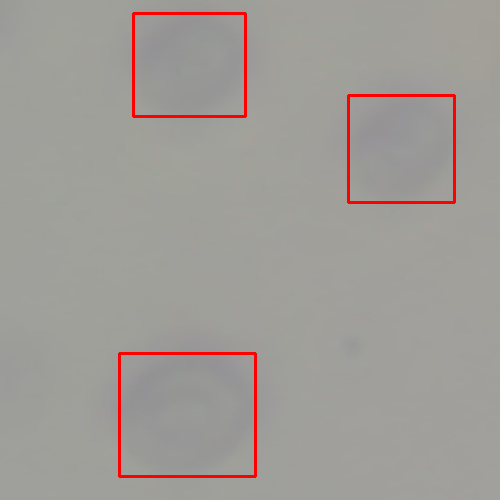
#> input picture exp20/img(76).png, 500 x 500 px
$ python find_center_1.py
#> lines starting #> are read from the running program, lines starting #| are printed output that depends on the picture; after the words box and inside, x2 and y2 are one past the last pixel; in counts of white or black regions, pixels touching at a corner belong together
# created by janice
# start at 2022/07/08

import cv2

path = "exp20/img(76).png"
point = []
def main(image_path):

#> called with image_path = 'exp20/img(76).png'
  ok = True
  while ok:
    image = cv2.imread(image_path)
#> image is the input picture: shape (500, 500, 3); mean B, G, R 151.2, 155.7, 159.9

    # 灰階
    gray = cv2.cvtColor(image, cv2.COLOR_BGR2GRAY)

    # 二值化
    ret, thr = cv2.threshold(gray, 50, 255, cv2.THRESH_OTSU)
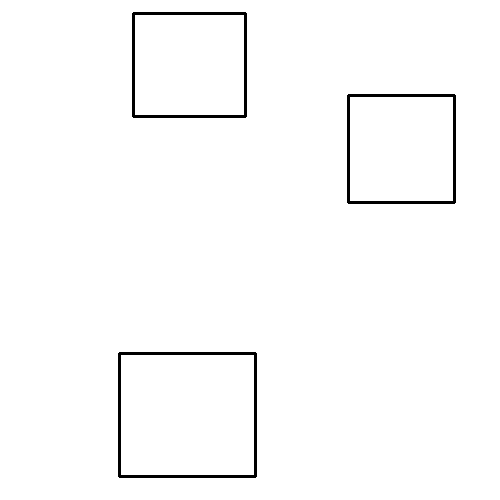
#> thr: shape (500, 500); 98.4% white; 3 black regions
#> ret = 76

    contours, hierarchy = cv2.findContours(thr, cv2.RETR_TREE, cv2.CHAIN_APPROX_SIMPLE)
#> contours = 7 contours; box (x1, y1, x2, y2) and area: (0, 0, 500, 500) 249001, (117, 351, 258, 479) 17772, (121, 355, 254, 475) 15708, (131, 11, 248, 119) 12404, (346, 93, 457, 205) 12202, (135, 15, 244, 115) 10692, (350, 97, 453, 201) 10506

    for i in range(len(contours)):
      if len(contours[i])==4 and contours[i][0][0].tolist() != [0, 0]:
        # print(len(contours[i]))
        # print(contours[i].shape)
        approx = cv2.approxPolyDP(contours[i], 20, True)
        cv2.drawContours(image,[approx], 0, (0,255,0), 1)

        con_list = contours[i].tolist()

        # [4 lines of commented-out code are left out]

        border = 5

        # left, right
        x_l, x_r = con_list[0][0][0]-border, con_list[2][0][0]+border

        # up, down
        y_u, y_d = con_list[0][0][1]-border, con_list[1][0][1]+border

        crop_img = image[y_u:y_d, x_l:x_r]
        cv2.imshow('dilation{}'.format(i), crop_img)

        gray1 = cv2.cvtColor(crop_img, cv2.COLOR_BGR2GRAY)
        ret, th1 = cv2.threshold(gray1, 175, 235, cv2.THRESH_BINARY)

        # dilation = cv2.dilate(th1 , kernel2, iterations = 2)
        # cv2.imshow('dilation{}'.format(i), dilation)

        thresh = cv2.threshold(th1, 0, 255, cv2.THRESH_BINARY_INV + cv2.THRESH_OTSU)[1]
        cv2.imshow('thresh{}'.format(i), thresh)

        contours2, hierarchy = cv2.findContours(thresh, cv2.RETR_EXTERNAL, cv2.CHAIN_APPROX_NONE)
        img_contour = cv2.drawContours(crop_img, contours2, -1, (0, 255, 0), 2)
        cv2.imshow('img_contour{}'.format(i), img_contour)

        # [8 lines of commented-out code are left out]

      else:
        continue
#> this loop made 7 passes
#> (con_list, x_l, x_r, y_u, y_d) on passes 3, 5, 7: ([[[121, 355]], [[121, 474]], [[253, 474]], [[253, 355]]], 116, 258, 350, 479), ([[[350, 97]], [[350, 200]], [[452, 200]], [[452, 97]]], 345, 457, 92, 205), ([[[135, 15]], [[135, 114]], [[243, 114]], [[243, 15]]], 130, 248, 10, 119)
#> pass 3, in main, `crop_img = image[y_u:y_d, x_l:x_r]`:
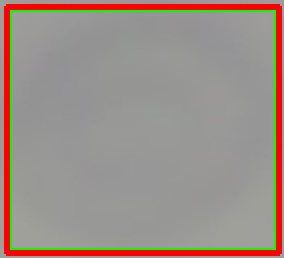
#> crop_img: shape (129, 142, 3) (shown 2 times larger); mean B, G, R 133.4, 141.9, 156.4
#> pass 3, in main, `gray1 = cv2.cvtColor(crop_img, cv2.COLOR_BGR2GRAY)`:
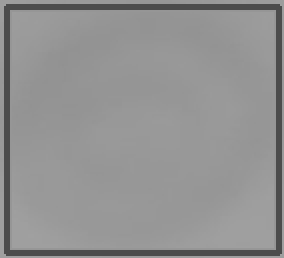
#> gray1: shape (129, 142) (shown 2 times larger); min 76, max 160, mean 145.3
#> after the loop:
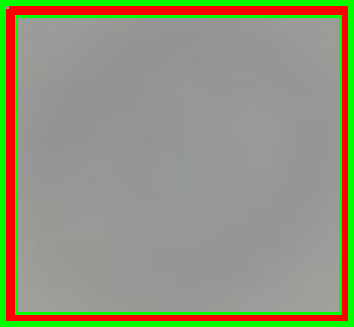
#> crop_img: shape (109, 118, 3) (shown 3 times larger); mean B, G, R 122.3, 149.5, 144.7
#> after the loop:
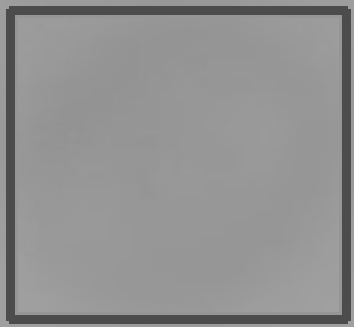
#> gray1: shape (109, 118) (shown 3 times larger); min 76, max 161, mean 144.1
#> after the loop:
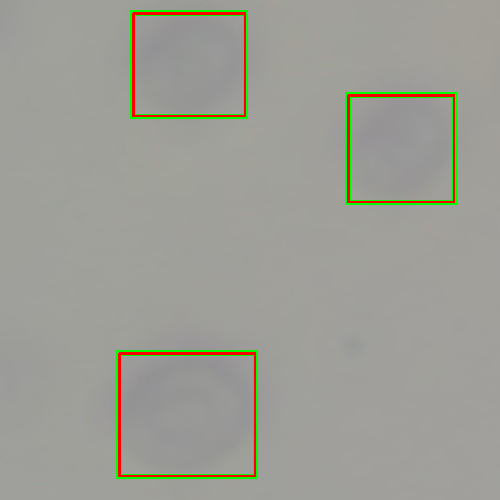
#> image: shape (500, 500, 3); 1.67% of pixels changed, all inside (x1, y1, x2, y2) = (116, 10, 457, 479)
#> after the loop: th1: shape (109, 118); every value is 0
#> after the loop: thresh: shape (109, 118); every value is 255

    for j in range(len(point)):
      font = cv2.FONT_HERSHEY_SIMPLEX
      text = '(' + str(point[j][0] + point[j][1]) + ',' + str(point[j][2] + point[j][3]) + ')'
      cv2.putText(image, text, (point[j][0] + point[j][1]+5, point[j][2] + point[j][3]-5), font, 0.5, (255 ,100 ,0), 1, cv2.LINE_AA)

    cv2.imshow('final_image'.format(i), image)
    cv2.waitKey(0)

    if cv2.waitKey(0) == 27:
#> (key Esc is pressed here)
        ok = False

  cv2.destroyAllWindows()

main(path)

$ run again, with exp20/img(100).png copied over exp20/img(76).png
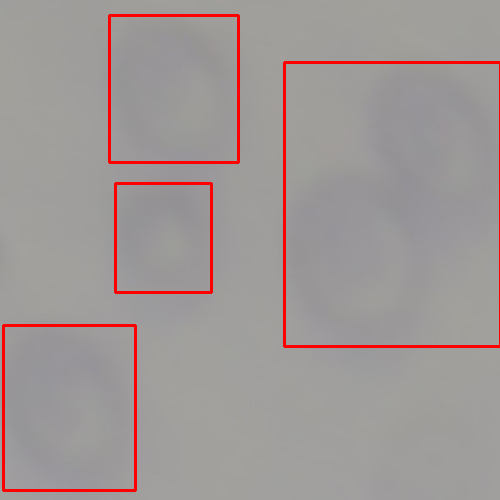
#> input picture exp20/img(100).png, 500 x 500 px
#> in main, image is the input picture: shape (500, 500, 3); mean B, G, R 150.1, 151.3, 159.7
#> in main, `ret, thr = cv2.threshold(gray, 50, 255, cv2.THRESH_OTSU)`:
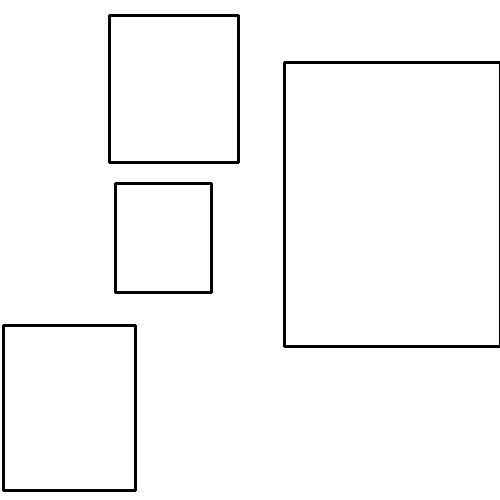
#> thr: shape (500, 500); 97.2% white; 4 black regions
#> ret = 76
#> contours = 8 contours; box (x1, y1, x2, y2) and area: (0, 0, 500, 500) 186509, (286, 64, 499, 345) 59360, (1, 323, 138, 493) 22976, (5, 327, 134, 489) 20608, (107, 13, 241, 165) 20075, (111, 17, 237, 161) 17875, (113, 181, 214, 295) 11292, (117, 185, 210, 291) 9660
#> the loop in main, `for i in range(len(contours)):` made 8 passes
#> (con_list, x_l, x_r, y_u, y_d) on passes 1, 4, 6, 8: ([[[286, 64]], [[286, 344]], [[498, 344]], [[498, 64]]], 281, 503, 59, 349), ([[[5, 327]], [[5, 488]], [[133, 488]], [[133, 327]]], 0, 138, 322, 493), ([[[117, 185]], [[117, 290]], [[209, 290]], [[209, 185]]], 112, 214, 180, 295), ([[[111, 17]], [[111, 160]], [[236, 160]], [[236, 17]]], 106, 241, 12, 165)
#> after the loop in main, `for i in range(len(contours)):`:
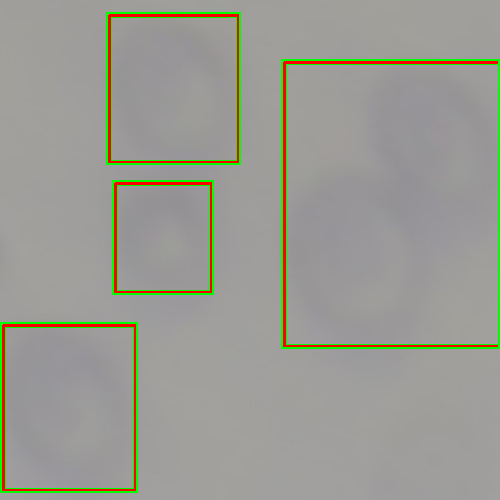
#> image: shape (500, 500, 3); 2.98% of pixels changed, all inside (x1, y1, x2, y2) = (0, 12, 500, 493)

$ run again, with exp20/img(102).png copied over exp20/img(76).png
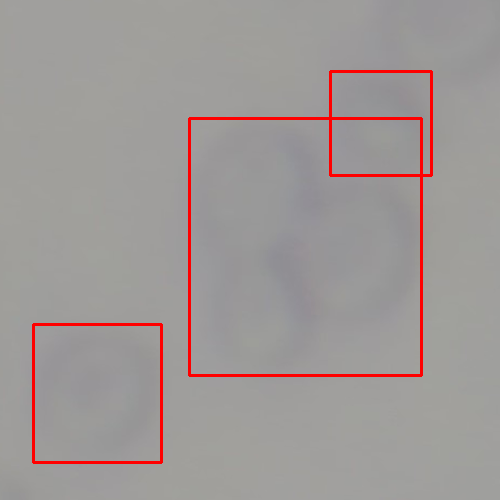
#> input picture exp20/img(102).png, 500 x 500 px
#> in main, image is the input picture: shape (500, 500, 3); mean B, G, R 151, 152.3, 159.1
#> in main, `ret, thr = cv2.threshold(gray, 50, 255, cv2.THRESH_OTSU)`:
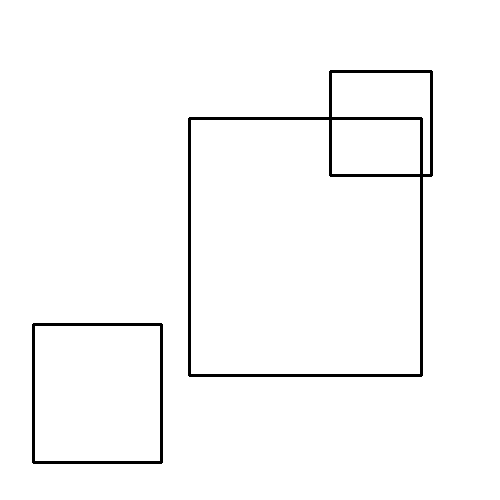
#> thr: shape (500, 500); 97.7% white; 2 black regions
#> ret = 76
#> contours = 7 contours; box (x1, y1, x2, y2) and area: (0, 0, 500, 500) 249001, (187, 69, 434, 378) 67129, (191, 120, 420, 374) 52499, (31, 322, 164, 465) 18736, (35, 326, 160, 461) 16616, (332, 120, 420, 174) 4611, (332, 73, 430, 174) 4515
#> the loop in main, `for i in range(len(contours)):` made 7 passes
#> (con_list, border, x_l, x_r, y_u, y_d) on passes 3, 5: ([[[35, 326]], [[35, 460]], [[159, 460]], [[159, 326]]], 5, 30, 164, 321, 465), ([[[332, 120]], [[332, 173]], [[419, 173]], [[419, 120]]], 5, 327, 424, 115, 178)
#> after the loop in main, `for i in range(len(contours)):`:
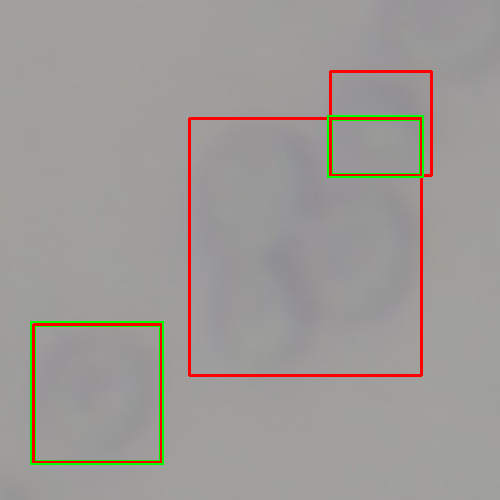
#> image: shape (500, 500, 3); 1.01% of pixels changed, all inside (x1, y1, x2, y2) = (30, 115, 424, 465)
